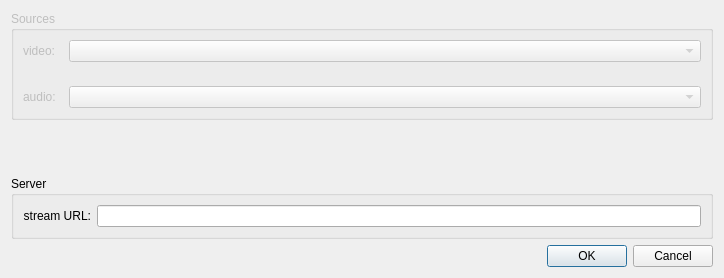
<?xml version="1.0" encoding="UTF-8"?>
<ui version="4.0">
 <class>streampreferences</class>
 <widget class="QDialog" name="streampreferences">
  <property name="geometry">
   <rect>
    <x>0</x>
    <y>0</y>
    <width>724</width>
    <height>278</height>
   </rect>
  </property>
  <property name="sizePolicy">
   <sizepolicy hsizetype="Fixed" vsizetype="Fixed">
    <horstretch>0</horstretch>
    <verstretch>0</verstretch>
   </sizepolicy>
  </property>
  <property name="windowTitle">
   <string>IEM Stream Preferences</string>
  </property>
  <layout class="QVBoxLayout" name="verticalLayout_2">
   <item>
    <widget class="QGroupBox" name="groupBox">
     <property name="enabled">
      <bool>false</bool>
     </property>
     <property name="title">
      <string>Sources</string>
     </property>
     <layout class="QVBoxLayout" name="verticalLayout_3">
      <property name="margin">
       <number>0</number>
      </property>
      <item>
       <widget class="QFrame" name="frame">
        <property name="sizePolicy">
         <sizepolicy hsizetype="Preferred" vsizetype="Fixed">
          <horstretch>0</horstretch>
          <verstretch>0</verstretch>
         </sizepolicy>
        </property>
        <layout class="QHBoxLayout" name="horizontalLayout_3">
         <item>
          <widget class="QLabel" name="label">
           <property name="sizePolicy">
            <sizepolicy hsizetype="Fixed" vsizetype="Preferred">
             <horstretch>0</horstretch>
             <verstretch>0</verstretch>
            </sizepolicy>
           </property>
           <property name="minimumSize">
            <size>
             <width>40</width>
             <height>0</height>
            </size>
           </property>
           <property name="text">
            <string>video:</string>
           </property>
          </widget>
         </item>
         <item>
          <widget class="QComboBox" name="comboBox">
           <property name="sizePolicy">
            <sizepolicy hsizetype="Expanding" vsizetype="Fixed">
             <horstretch>0</horstretch>
             <verstretch>0</verstretch>
            </sizepolicy>
           </property>
          </widget>
         </item>
        </layout>
       </widget>
      </item>
      <item>
       <widget class="QFrame" name="frame_2">
        <property name="sizePolicy">
         <sizepolicy hsizetype="Preferred" vsizetype="Fixed">
          <horstretch>0</horstretch>
          <verstretch>0</verstretch>
         </sizepolicy>
        </property>
        <property name="frameShape">
         <enum>QFrame::NoFrame</enum>
        </property>
        <property name="frameShadow">
         <enum>QFrame::Raised</enum>
        </property>
        <layout class="QHBoxLayout" name="horizontalLayout_2">
         <item>
          <widget class="QLabel" name="label_2">
           <property name="sizePolicy">
            <sizepolicy hsizetype="Fixed" vsizetype="Preferred">
             <horstretch>0</horstretch>
             <verstretch>0</verstretch>
            </sizepolicy>
           </property>
           <property name="minimumSize">
            <size>
             <width>40</width>
             <height>0</height>
            </size>
           </property>
           <property name="text">
            <string>audio:</string>
           </property>
          </widget>
         </item>
         <item>
          <widget class="QComboBox" name="comboBox_2">
           <property name="sizePolicy">
            <sizepolicy hsizetype="Expanding" vsizetype="Fixed">
             <horstretch>0</horstretch>
             <verstretch>0</verstretch>
            </sizepolicy>
           </property>
          </widget>
         </item>
        </layout>
       </widget>
      </item>
     </layout>
    </widget>
   </item>
   <item>
    <spacer name="verticalSpacer">
     <property name="orientation">
      <enum>Qt::Vertical</enum>
     </property>
     <property name="sizeHint" stdset="0">
      <size>
       <width>20</width>
       <height>40</height>
      </size>
     </property>
    </spacer>
   </item>
   <item>
    <widget class="QGroupBox" name="serverFrame">
     <property name="sizePolicy">
      <sizepolicy hsizetype="Preferred" vsizetype="Fixed">
       <horstretch>0</horstretch>
       <verstretch>0</verstretch>
      </sizepolicy>
     </property>
     <property name="title">
      <string>Server</string>
     </property>
     <layout class="QVBoxLayout" name="verticalLayout">
      <item>
       <widget class="QFrame" name="streamURLframe">
        <property name="sizePolicy">
         <sizepolicy hsizetype="Preferred" vsizetype="Fixed">
          <horstretch>0</horstretch>
          <verstretch>0</verstretch>
         </sizepolicy>
        </property>
        <property name="frameShape">
         <enum>QFrame::NoFrame</enum>
        </property>
        <property name="frameShadow">
         <enum>QFrame::Raised</enum>
        </property>
        <layout class="QHBoxLayout" name="horizontalLayout">
         <property name="margin">
          <number>0</number>
         </property>
         <item>
          <widget class="QLabel" name="streamURLlabel">
           <property name="text">
            <string>stream URL:</string>
           </property>
           <property name="alignment">
            <set>Qt::AlignRight|Qt::AlignTrailing|Qt::AlignVCenter</set>
           </property>
          </widget>
         </item>
         <item>
          <widget class="QLineEdit" name="streamURL"/>
         </item>
        </layout>
       </widget>
      </item>
     </layout>
    </widget>
   </item>
   <item>
    <widget class="QDialogButtonBox" name="buttonBox">
     <property name="orientation">
      <enum>Qt::Horizontal</enum>
     </property>
     <property name="standardButtons">
      <set>QDialogButtonBox::Cancel|QDialogButtonBox::Ok</set>
     </property>
    </widget>
   </item>
  </layout>
 </widget>
 <resources/>
 <connections>
  <connection>
   <sender>buttonBox</sender>
   <signal>accepted()</signal>
   <receiver>streampreferences</receiver>
   <slot>accept()</slot>
   <hints>
    <hint type="sourcelabel">
     <x>257</x>
     <y>118</y>
    </hint>
    <hint type="destinationlabel">
     <x>157</x>
     <y>274</y>
    </hint>
   </hints>
  </connection>
  <connection>
   <sender>buttonBox</sender>
   <signal>rejected()</signal>
   <receiver>streampreferences</receiver>
   <slot>reject()</slot>
   <hints>
    <hint type="sourcelabel">
     <x>325</x>
     <y>118</y>
    </hint>
    <hint type="destinationlabel">
     <x>286</x>
     <y>274</y>
    </hint>
   </hints>
  </connection>
 </connections>
</ui>
